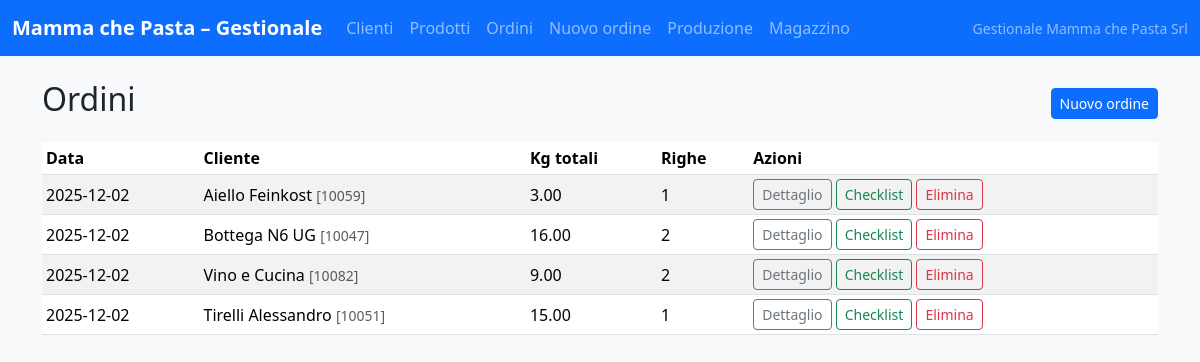
/ordini, run on the app's committed database.
### tables this page shows
CREATE TABLE ordini (
            id INTEGER PRIMARY KEY AUTOINCREMENT,
            data TEXT NOT NULL,
            cliente_id INTEGER NOT NULL,
            FOREIGN KEY (cliente_id) REFERENCES clienti(id)
        );

### app.py (the view)
@app.route("/ordini")
def lista_ordini():
    conn = get_db_connection()
    cur = conn.cursor()
    cur.execute("""
        SELECT
            o.id AS id,
            o.data,
            c.nome AS cliente_nome,
            c.codice AS cliente_codice,
            COUNT(ro.id) AS num_righe,
            SUM(
                CASE
                    WHEN ro.tipo_qta = 'kg' THEN ro.qta_inserita
                    ELSE ro.qta_inserita * p.kg_per_vaschetta
                END
            ) AS kg_totali
        FROM ordini o
        JOIN clienti c ON c.id = o.cliente_id
        JOIN righe_ordine ro ON ro.ordine_id = o.id
        JOIN prodotti p ON p.id = ro.prodotto_id
        GROUP BY o.id, o.data, c.nome, c.codice
        ORDER BY o.data DESC, o.id DESC
    """)
    ordini = cur.fetchall()
    conn.close()
    return render_template("ordini.html", ordini=ordini)

### app.py (called while the page is built)
def get_db_connection():
    conn = sqlite3.connect(DB_PATH)
    conn.row_factory = sqlite3.Row
    return conn

### templates/ordini.html (shortened to what this page needs)
{% extends "base.html" %}
{% block content %}
<div class="d-flex justify-content-between align-items-center mb-3">
  <h2>Ordini</h2>
  <a href="{{ url_for('nuovo_ordine') }}" class="btn btn-primary btn-sm">Nuovo ordine</a>
</div>
<table class="table table-sm table-striped align-middle">
  <thead>
    <tr>
      <th>Data</th>
      <th>Cliente</th>
      <th>Kg totali</th>
      <th>Righe</th>
      <th>Azioni</th>
    </tr>
  </thead>
  <tbody>
    {% for o in ordini %}
    <tr>
      <td>{{ o.data }}</td>
      <td>
        {{ o.cliente_nome }}
        {% if o.cliente_codice %}
          <small class="text-muted">[{{ o.cliente_codice }}]</small>
        {% endif %}
      </td>
      <td>{{ "%.2f"|format(o.kg_totali or 0) }}</td>
      <td>{{ o.num_righe }}</td>
      <td>
        <a class="btn btn-sm btn-outline-secondary"
           href="{{ url_for('dettaglio_ordine', ordine_id=o.id) }}">
          Dettaglio
        </a>
        <a class="btn btn-sm btn-outline-success"
           href="{{ url_for('stampa_checklist', id=o.id) }}">
          Checklist
        </a>
        <form method="post"
              action="{{ url_for('elimina_ordine', ordine_id=o.id) }}"
              style="display:inline"
              onsubmit="return confirm('Eliminare questo ordine?');">
          <button type="submit" class="btn btn-sm btn-outline-danger">Elimina</button>
        </form>
      </td>
    </tr>
    {% else %}
    <tr>
      <td colspan="5" class="text-center text-muted">
        Nessun ordine presente.
      </td>
    </tr>
    {% endfor %}
  </tbody>
</table>
{% endblock %}

### data on the page
ordini: data "2025-12-02", cliente_nome "Aiello Feinkost", cliente_codice "10059", kg_totali "3.00", num_righe "1"
ordini: data "2025-12-02", cliente_nome "Bottega N6 UG", cliente_codice "10047", kg_totali "16.00", num_righe "2"
ordini: data "2025-12-02", cliente_nome "Vino e Cucina", cliente_codice "10082", kg_totali "9.00", num_righe "2"
ordini: data "2025-12-02", cliente_nome "Tirelli Alessandro", cliente_codice "10051", kg_totali "15.00", num_righe "1"
